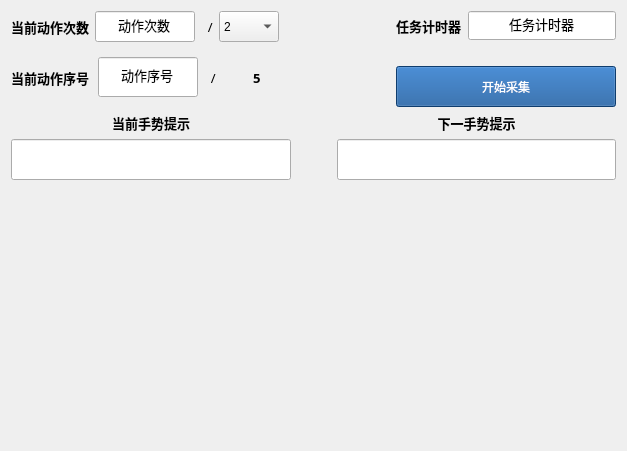
   <widget class="QWidget" name="layoutWidget_2">
    <property name="geometry">
     <rect>
      <x>1090</x>
      <y>0</y>
      <width>627</width>
      <height>451</height>
     </rect>
    </property>
    <layout class="QVBoxLayout" name="verticalLayout_14" stretch="4,15">
     <item>
      <layout class="QHBoxLayout" name="horizontalLayout_13" stretch="0,1,0">
       <item>
        <layout class="QVBoxLayout" name="verticalLayout_15">
         <item>
          <layout class="QVBoxLayout" name="verticalLayout_16">
           <item>
            <layout class="QHBoxLayout" name="horizontalLayout_14">
             <item>
              <widget class="QLabel" name="label_12">
               <property name="font">
                <font>
                 <family>Adobe Heiti Std</family>
                 <pointsize>10</pointsize>
                 <weight>75</weight>
                 <bold>true</bold>
                </font>
               </property>
               <property name="text">
                <string>当前动作次数</string>
               </property>
               <property name="alignment">
                <set>Qt::AlignLeading|Qt::AlignLeft|Qt::AlignVCenter</set>
               </property>
              </widget>
             </item>
             <item>
              <widget class="QLineEdit" name="TrialNum">
               <property name="minimumSize">
                <size>
                 <width>80</width>
                 <height>31</height>
                </size>
               </property>
               <property name="maximumSize">
                <size>
                 <width>100</width>
                 <height>40</height>
                </size>
               </property>
               <property name="font">
                <font>
                 <family>Adobe Heiti Std</family>
                 <pointsize>10</pointsize>
                </font>
               </property>
               <property name="text">
                <string>动作次数</string>
               </property>
               <property name="alignment">
                <set>Qt::AlignCenter</set>
               </property>
              </widget>
             </item>
             <item>
              <widget class="QLabel" name="label_13">
               <property name="maximumSize">
                <size>
                 <width>18</width>
                 <height>16777215</height>
                </size>
               </property>
               <property name="font">
                <font>
                 <family>Adobe 黑体 Std R</family>
                 <pointsize>10</pointsize>
                 <weight>50</weight>
                 <italic>false</italic>
                 <bold>false</bold>
                </font>
               </property>
               <property name="styleSheet">
                <string notr="true">font: 10pt &quot;Adobe 黑体 Std R&quot;;</string>
               </property>
               <property name="text">
                <string>  /</string>
               </property>
              </widget>
             </item>
             <item>
              <widget class="QComboBox" name="comboBox">
               <property name="minimumSize">
                <size>
                 <width>55</width>
                 <height>31</height>
                </size>
               </property>
               <property name="maximumSize">
                <size>
                 <width>60</width>
                 <height>31</height>
                </size>
               </property>
               <property name="styleSheet">
                <string notr="true">font: 10pt &quot;Adobe 黑体 Std R&quot;;</string>
               </property>
               <property name="currentText">
                <string>2</string>
               </property>
               <property name="currentIndex">
                <number>1</number>
               </property>
               <property name="maxVisibleItems">
                <number>60</number>
               </property>
               <property name="minimumContentsLength">
                <number>10</number>
               </property>
               <property name="iconSize">
                <size>
                 <width>10</width>
                 <height>16</height>
                </size>
               </property>
               <item>
                <property name="text">
                 <string>1</string>
                </property>
               </item>
               <item>
                <property name="text">
                 <string>2</string>
                </property>
               </item>
               <item>
                <property name="text">
                 <string>3</string>
                </property>
               </item>
               <item>
                <property name="text">
                 <string>4</string>
                </property>
               </item>
               <item>
                <property name="text">
                 <string>5</string>
                </property>
               </item>
              </widget>
             </item>
            </layout>
           </item>
           <item>
            <layout class="QHBoxLayout" name="horizontalLayout_15">
             <item>
              <widget class="QLabel" name="label_3">
               <property name="minimumSize">
                <size>
                 <width>81</width>
                 <height>31</height>
                </size>
               </property>
               <property name="font">
                <font>
                 <family>Adobe Heiti Std</family>
                 <pointsize>10</pointsize>
                 <weight>75</weight>
                 <bold>true</bold>
                </font>
               </property>
               <property name="text">
                <string>当前动作序号</string>
               </property>
               <property name="alignment">
                <set>Qt::AlignLeading|Qt::AlignLeft|Qt::AlignVCenter</set>
               </property>
              </widget>
             </item>
             <item>
              <widget class="QLineEdit" name="GestureNum">
               <property name="minimumSize">
                <size>
                 <width>80</width>
                 <height>31</height>
                </size>
               </property>
               <property name="maximumSize">
                <size>
                 <width>100</width>
                 <height>40</height>
                </size>
               </property>
               <property name="font">
                <font>
                 <family>Adobe Heiti Std</family>
                 <pointsize>10</pointsize>
                </font>
               </property>
               <property name="text">
                <string>动作序号</string>
               </property>
               <property name="alignment">
                <set>Qt::AlignCenter</set>
               </property>
              </widget>
             </item>
             <item>
              <widget class="QLabel" name="label_14">
               <property name="maximumSize">
                <size>
                 <width>18</width>
                 <height>16777215</height>
                </size>
               </property>
               <property name="font">
                <font>
                 <family>Adobe 黑体 Std R</family>
                 <pointsize>10</pointsize>
                 <weight>50</weight>
                 <italic>false</italic>
                 <bold>false</bold>
                </font>
               </property>
               <property name="styleSheet">
                <string notr="true">font: 10pt &quot;Adobe 黑体 Std R&quot;;</string>
               </property>
               <property name="text">
                <string>  /</string>
               </property>
              </widget>
             </item>
             <item>
              <widget class="QLabel" name="label_15">
               <property name="minimumSize">
                <size>
                 <width>41</width>
                 <height>31</height>
                </size>
               </property>
               <property name="font">
                <font>
                 <family>Adobe Heiti Std</family>
                 <pointsize>10</pointsize>
                 <weight>75</weight>
                 <bold>true</bold>
                </font>
               </property>
               <property name="text">
                <string>  5</string>
               </property>
               <property name="alignment">
                <set>Qt::AlignCenter</set>
               </property>
              </widget>
             </item>
            </layout>
           </item>
          </layout>
         </item>
        </layout>
       </item>
       <item>
        <spacer name="horizontalSpacer_5">
         <property name="orientation">
          <enum>Qt::Horizontal</enum>
         </property>
         <property name="sizeHint" stdset="0">
          <size>
           <width>40</width>
           <height>20</height>
          </size>
         </property>
        </spacer>
       </item>
       <item>
        <layout class="QVBoxLayout" name="verticalLayout_17">
         <item>
          <layout class="QHBoxLayout" name="horizontalLayout_16">
           <item>
            <widget class="QLabel" name="label_16">
             <property name="font">
              <font>
               <family>Adobe Heiti Std</family>
               <pointsize>10</pointsize>
               <weight>75</weight>
               <bold>true</bold>
              </font>
             </property>
             <property name="text">
              <string>任务计时器</string>
             </property>
             <property name="alignment">
              <set>Qt::AlignLeading|Qt::AlignLeft|Qt::AlignVCenter</set>
             </property>
            </widget>
           </item>
           <item>
            <widget class="QLineEdit" name="MissionTimer">
             <property name="minimumSize">
              <size>
               <width>148</width>
               <height>29</height>
              </size>
             </property>
             <property name="font">
              <font>
               <family>Adobe Heiti Std</family>
               <pointsize>10</pointsize>
              </font>
             </property>
             <property name="text">
              <string>任务计时器</string>
             </property>
             <property name="alignment">
              <set>Qt::AlignCenter</set>
             </property>
            </widget>
           </item>
          </layout>
         </item>
         <item>
          <spacer name="horizontalSpacer_6">
           <property name="orientation">
            <enum>Qt::Horizontal</enum>
           </property>
           <property name="sizeHint" stdset="0">
            <size>
             <width>40</width>
             <height>20</height>
            </size>
           </property>
          </spacer>
         </item>
         <item>
          <widget class="QPushButton" name="pushButton">
           <property name="minimumSize">
            <size>
             <width>151</width>
             <height>41</height>
            </size>
           </property>
           <property name="styleSheet">
            <string notr="true">font: 10pt &quot;Adobe 黑体 Std R&quot;;
background-color: rgb(21, 85, 154);
color: rgb(255, 255, 255);</string>
           </property>
           <property name="text">
            <string>开始采集</string>
           </property>
          </widget>
         </item>
        </layout>
       </item>
      </layout>
     </item>
     <item>
      <layout class="QHBoxLayout" name="horizontalLayout_18" stretch="1,0,1">
       <item>
        <layout class="QVBoxLayout" name="verticalLayout_18" stretch="0,0,1">
         <item>
          <widget class="QLabel" name="label_17">
           <property name="font">
            <font>
             <family>Adobe Heiti Std</family>
             <pointsize>10</pointsize>
             <weight>75</weight>
             <bold>true</bold>
            </font>
           </property>
           <property name="text">
            <string>当前手势提示</string>
           </property>
           <property name="alignment">
            <set>Qt::AlignCenter</set>
           </property>
          </widget>
         </item>
         <item>
          <widget class="QLineEdit" name="CurrentGesture">
           <property name="minimumSize">
            <size>
             <width>221</width>
             <height>41</height>
            </size>
           </property>
          </widget>
         </item>
         <item>
          <widget class="QLabel" name="CurrentFig">
           <property name="minimumSize">
            <size>
             <width>221</width>
             <height>191</height>
            </size>
           </property>
           <property name="text">
            <string/>
           </property>
          </widget>
         </item>
        </layout>
       </item>
       <item>
        <spacer name="horizontalSpacer_8">
         <property name="orientation">
          <enum>Qt::Horizontal</enum>
         </property>
         <property name="sizeHint" stdset="0">
          <size>
           <width>40</width>
           <height>20</height>
          </size>
         </property>
        </spacer>
       </item>
       <item>
        <layout class="QVBoxLayout" name="verticalLayout_19" stretch="0,0,1">
         <item>
          <widget class="QLabel" name="label_18">
           <property name="font">
            <font>
             <family>Adobe Heiti Std</family>
             <pointsize>10</pointsize>
             <weight>75</weight>
             <bold>true</bold>
            </font>
           </property>
           <property name="text">
            <string>下一手势提示</string>
           </property>
           <property name="alignment">
            <set>Qt::AlignCenter</set>
           </property>
          </widget>
         </item>
         <item>
          <widget class="QLineEdit" name="NextGesture">
           <property name="minimumSize">
            <size>
             <width>221</width>
             <height>41</height>
            </size>
           </property>
          </widget>
         </item>
         <item>
          <widget class="QLabel" name="NextFig">
           <property name="minimumSize">
            <size>
             <width>221</width>
             <height>191</height>
            </size>
           </property>
           <property name="text">
            <string/>
           </property>
          </widget>
         </item>
        </layout>
       </item>
      </layout>
     </item>
    </layout>
   </widget>
